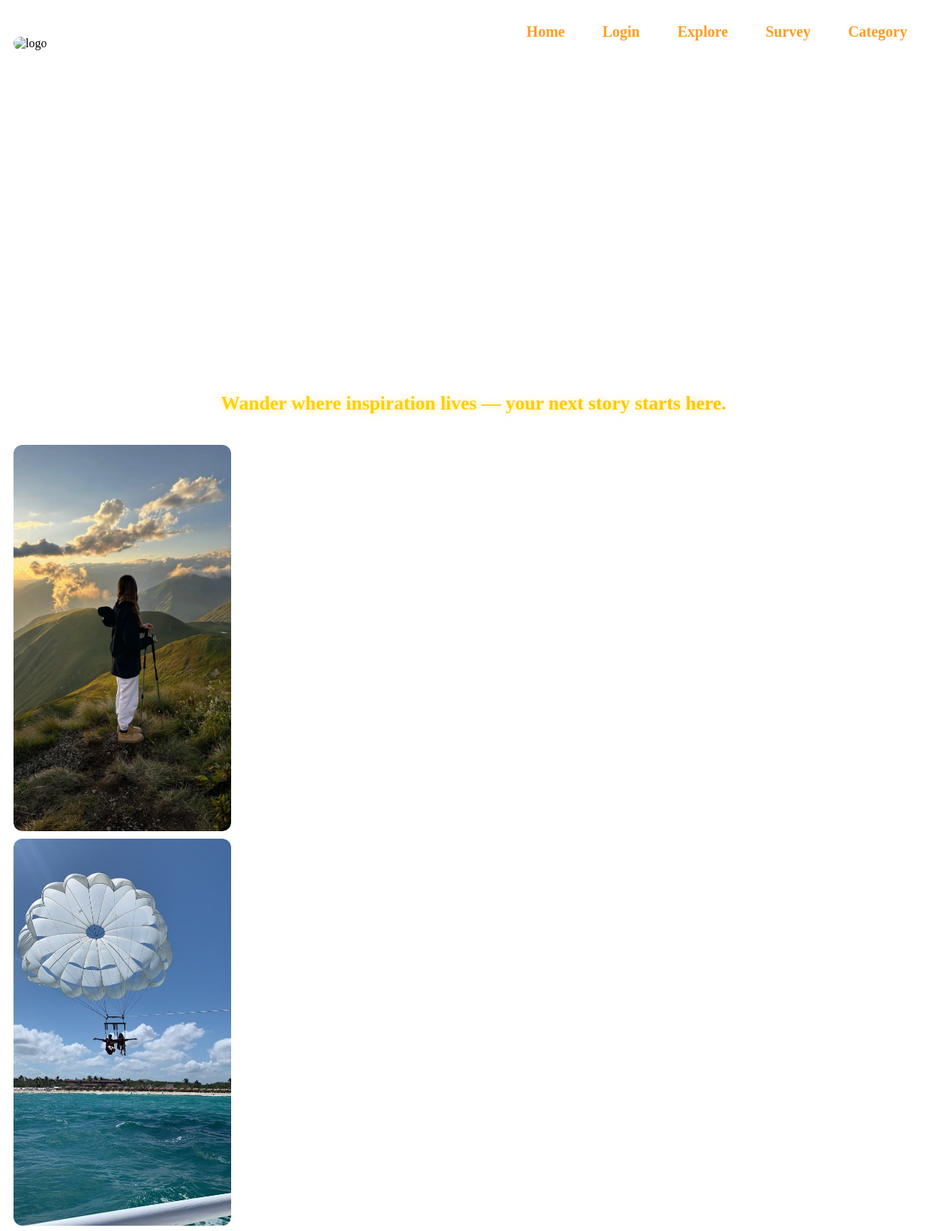
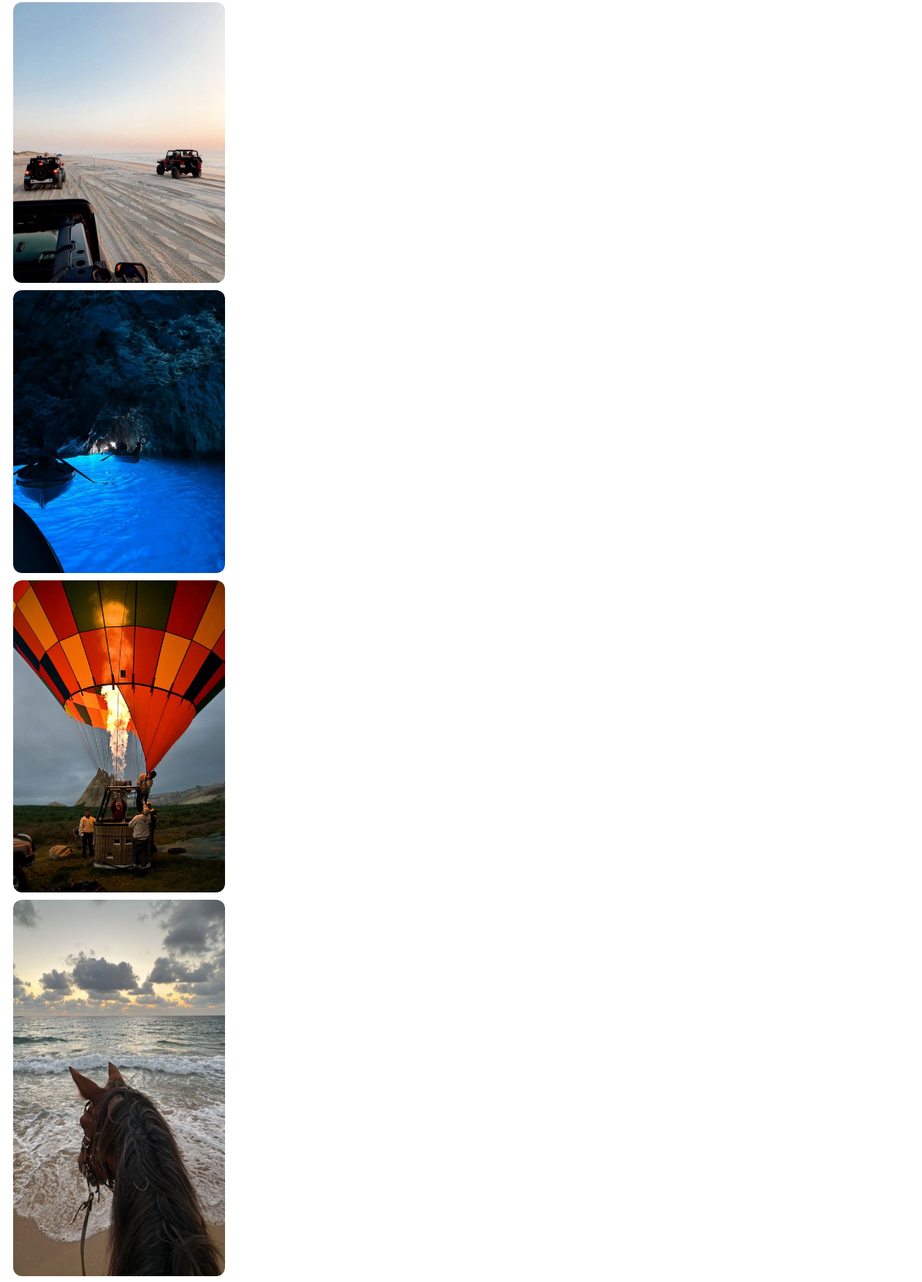
The app's page /exploree.php (upper part) with its own data (2 pictures, top to bottom).
### tables this page shows
CREATE TABLE `posts` (
  `PostID` int(11) NOT NULL,
  `UserID` int(11) DEFAULT NULL,
  `images` text,
  `comment` text NOT NULL,
  `post_date` timestamp NOT NULL DEFAULT CURRENT_TIMESTAMP
);

### exploree.php (the view, shortened to what this page needs)
<?php
require 'database.php';
$loggedIn = isset($_SESSION['user_id']);
$sql = "SELECT
            p.PostID,
            u.UserID,
            u.FirstName,
            u.LastName,
            u.ProfilePhoto,
            p.images,
            p.comment AS PostComment,
            p.post_date
        FROM
            Posts p
        JOIN
            Users u ON p.UserID = u.UserID
        ORDER BY
            p.post_date DESC";
$result = $connection->query($sql);
?>
<!DOCTYPE html>
<html lang="en">
<head>
    <link href="https://unpkg.com/aos@2.3.1/dist/aos.css" rel="stylesheet">
<link rel="stylesheet" href="https://cdnjs.cloudflare.com/ajax/libs/font-awesome/6.5.0/css/all.min.css" />
<link rel="stylesheet" href="https://cdnjs.cloudflare.com/ajax/libs/animate.css/4.1.1/animate.min.css"/>
<body>
<header >
 <video autoplay muted loop playsinline class="banner-video">
  <source src="workshops/banner.mp4" type="video/mp4">
</video>
<div class="logo">
        <img src="workshops/logo.png" alt="logo">
    </div>
  <div>
    <nav class="desktop-nav">
        <a href="homepage.php">Home</a>
        <a href="<?php echo $loggedIn ? 'ProfilePage.php' : 'login.php'; ?>">
            <?php echo $loggedIn ? 'Profile' : 'Login'; ?>
        </a>
        <a href="exploree.php">Explore</a>
        <a href="form.php">Survey</a>
        <a href="findcategory.php">Category</a>
    </nav>
  </div>
</header>
  <p class="explore-quote">Wander where inspiration lives — your next story starts here.</p>
 <div class="grid" >
    <?php while ($row = $result->fetch_assoc()): ?>
        <?php $images = json_decode($row['images']); ?>
        <div class="grid-item post-card"
     data-postid="<?php echo $row['PostID']; ?>"
data-liked="<?php echo isset($_SESSION['user_id']) && userLiked($connection, $_SESSION['user_id'], $row['PostID']) ? '1' : '0'; ?>"
     data-images='<?php echo json_encode($images); ?>'
     data-name="<?php echo $row['FirstName'] . ' ' . $row['LastName']; ?>"
     data-comment="<?php echo htmlspecialchars($row['PostComment']); ?>"
     data-photo="uploads/<?php echo $row['ProfilePhoto']; ?>">
    <img src="<?php echo $images[0]; ?>" alt="Post" class="main-image" />
</div>
    <?php endwhile; ?>
</div>
    </body>
</html>

### exploree.php (style rules this page uses)
header { position:relative; top: 0; left: 0; width: 100%; padding: 15px 30px; display: flex; align-items: center; justify-content: space-between; background: transparent; }
.logo { margin-top:-520px; margin-left:-20px; position:absolute; width:90px; }
.logo img { height: auto; }
.desktop-nav { position: absolute; top: 25px; right: 40px; display: flex; gap: 20px; font-weight: bold; margin-right:50px; margin-top:-10px; }
.desktop-nav a, .language-switch { text-decoration: none; color: #FF9D23; font-size: 20px; padding: 8px 15px; transition: 0.3s; border-radius: 4px; background: transparent; border: none; }
.banner-video { position: absolute; top: 34%; left: 50%; width: auto; height: 100%; min-width: 100%; transform: translate(-50%, -50%) scale(0.85); object-fit: cover; z-index: -1; }
header { position: relative; width: 100%; height: 560px; padding-top: 30px; }
body { overflow-x: hidden ; }
.grid { max-width: 100%; width:100%; margin-left:10px; }
.grid-item { width: 290px; margin-bottom: 10px; opacity: 0; transition: opacity 0.6s ease }
.grid-item.visible { opacity: 1; }
img { width: 100%; border-radius: 10px; object-fit: cover; }
.post-card { position: relative; cursor: pointer; overflow: hidden; border-radius: 12px; transition: transform 0.35s ease, box-shadow 0.35s ease; z-index: 1; }
.post-card img { display: block; width: 100%; height: auto; transition: opacity 0.35s ease, transform 0.35s ease; will-change: transform, opacity; }
.post-card::after { content: ""; position: absolute; inset: 0; background: linear-gradient(to top, rgba(0,0,0,0.15), transparent); opacity: 0; transition: opacity 0.3s ease; border-radius: 12px; }
.grid-item { opacity: 0; transition: opacity 0.9s ease; }
.grid-item.visible { animation: fadeUp 0.9s ease forwards; }
.explore-quote { font-size: 1.6rem; font-weight: 600; text-align: center; margin-top: 20px; font-family: 'Georgia', serif; background: linear-gradient(90deg, #ffd700, #ffcc00, #ffbf00); background-clip: text; -webkit-background-clip: text; color: transparent; -webkit-text-fill-color: transparent; text-shadow: 1px 1px 10px rgba(255, 215, 0, 0.5); opacity: 0; transform: translateY(20px); animation: fadeSlideUp 3s ease-out forwards, pulseGlow 4s ease-in-out infinite; margin-top:-90px; margin-bottom:40px; }

### records on screen
posts: shows a picture
posts: shows a picture
posts: shows a picture
posts: shows a picture
posts: shows a picture
posts: shows a picture
